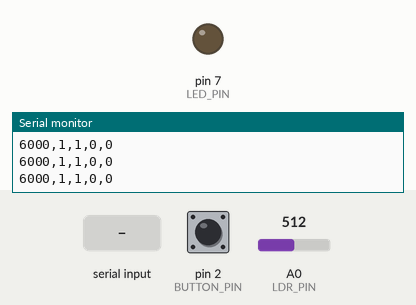
Bench run of a sketch on a simulated Arduino Uno, built with avr-gcc and run on an emulated ATmega328P. Parts: output pins drawn as LEDs (lit = HIGH), the last lines printed to the serial monitor. Dashed ring = blinking. The inputs (shaded band) are chosen by the test bench; at power-on: A0 (LDR_PIN) = 512, pin 2 (BUTTON_PIN) HIGH.

Above: at 1.2 s.
1.3 s: A0 (LDR_PIN) set to 483
At 1.6 s:
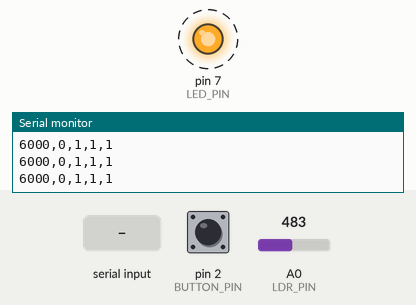
4.3 s: pin 2 (BUTTON_PIN) pulled LOW for 0.15 s
5.9 s: "90,45\n" received over Serial
At 8.1 s:
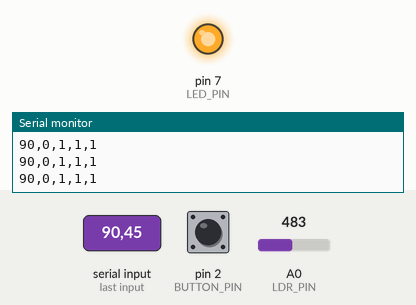
8.9 s: "30,150\n" received over Serial
11.9 s: A0 (LDR_PIN) set to 510
13.4 s: A0 (LDR_PIN) set to 490
At 14.2 s:
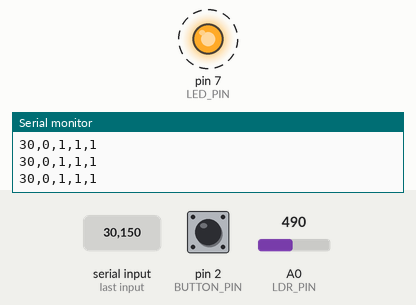
Timing chart, 0 to 17.4 s (numbered marks = the images above; inputs shaded):
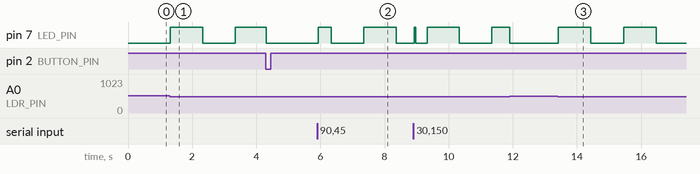

The sketch:

IoT-Tinkercad-SmartLighting.ino
```cpp
const int LDR_PIN = A0;
const int LED_PIN = 7;
const int BUTTON_PIN = 2;

const unsigned int ldrThreshold = 500;
const unsigned int blinkDuration = 2000;
unsigned long autoModeRevertDelay = 6000;
unsigned long blink_time;
unsigned long push_time;
bool firstPush = false;
bool previous_ldr_status = 0; //1: light mode, 0: night mode
bool autoModeSwitchByTimer = true;
bool is_light_condition = true;
bool is_auto_mode = true;
bool is_push_online_button = false;
unsigned long autoModeRevertDelay_online = 6000;

// Variables to store the LED and button states
bool blinkState = false;
bool ledState = false;       // LED initially off
bool buttonState = false;    // Current state of the button
bool lastButtonState = false; // Previous state of the button

void setup(){
  Serial.begin(9600);
  pinMode(BUTTON_PIN, INPUT);
  pinMode(LED_PIN, OUTPUT);
  pinMode(LDR_PIN, INPUT);
}

void loop(){
  // Auto Mode
  // Day condition
  if(analogRead(LDR_PIN) > ldrThreshold){
    if(previous_ldr_status == 0){
    	digitalWrite(LED_PIN, LOW);
    	ledState = false;
      	blinkState = false;
      	is_auto_mode = true;
    }
    if(autoModeSwitchByTimer && (millis() - push_time >= autoModeRevertDelay)){
    	digitalWrite(LED_PIN, LOW);
      	ledState = false;
      	blinkState = false;
      	is_auto_mode = true;
    }
    is_light_condition = true;
  	previous_ldr_status = 1;
  }
  // Night condition
  else{
    if(previous_ldr_status == 1){
  		blink_time = millis();
        firstPush = false;
      	is_auto_mode = true;
  	}
    if(firstPush == false){
      	digitalWrite(LED_PIN, ((millis() - blink_time) % blinkDuration < (blinkDuration / 2))? HIGH : LOW);
		ledState = ((millis() - blink_time) % blinkDuration < (blinkDuration / 2))? true : false;
    	blinkState = true;
      	is_auto_mode = true;
    }
    if(autoModeSwitchByTimer && (millis() - push_time >= autoModeRevertDelay)){
    	digitalWrite(LED_PIN, ((millis() - blink_time) % blinkDuration < (blinkDuration / 2))? HIGH : LOW);
      	ledState = ((millis() - blink_time) % blinkDuration < (blinkDuration / 2))? true : false;
      	blinkState = true;
      	is_auto_mode = true;
    }
    is_light_condition = false;
    previous_ldr_status = 0;
  }

  // Manual Mode
  buttonState = digitalRead(BUTTON_PIN);
  if(buttonState == LOW && lastButtonState == HIGH) {
    if(blinkState == true){
      ledState = HIGH;
    }
    push_time = millis();
    firstPush = true;
    blinkState = false;

    ledState = !ledState;
    digitalWrite(LED_PIN, ledState ? HIGH : LOW);
    is_auto_mode = false;
  }

  lastButtonState = buttonState;

  // Send data to Flask
  Serial.print(autoModeRevertDelay); Serial.print(",");
  Serial.print(is_light_condition); Serial.print(",");
  Serial.print(is_auto_mode); Serial.print(",");
  Serial.print(blinkState); Serial.print(",");
  Serial.print(ledState);
  Serial.println(); // Marks end of data

  // Check for incoming data from Flask
  if(Serial.available() > 0) {
    //autoModeRevertDelay_online = Serial.parseInt();
    //is_push_online_button = Serial.parseInt();

    // Read the entire line of input
    String dataString = Serial.readStringUntil('\n');  // Read until newline character

    // Find the index of the comma
    int commaIndex = dataString.indexOf(',');

    if (commaIndex != -1) {
        // Extract and convert the autoModeRevertDelay_online part
        String delayString = dataString.substring(0, commaIndex);
        autoModeRevertDelay_online = atol(delayString.c_str());

        // Extract and convert the is_push_online_button part
        String pushButtonString = dataString.substring(commaIndex + 1);
        is_push_online_button = pushButtonString.toInt();  // Convert to int
  	}
  }
  if(autoModeRevertDelay_online > 0){
	autoModeRevertDelay = autoModeRevertDelay_online;
    autoModeSwitchByTimer = true;
  }
  else if(autoModeRevertDelay_online == 0){
  	autoModeRevertDelay = 0;
    autoModeSwitchByTimer = false;
  }
  if(is_push_online_button == 1){
    push_time = millis();
    firstPush = true;
    blinkState = false;

    ledState = !ledState;
    digitalWrite(LED_PIN, ledState ? HIGH : LOW);
    is_auto_mode = false;
    is_push_online_button = 0;
  }

  delay(50);
}


/*
Format dữ liệu gửi từ Arduino tới Website
"<timeout>,<is_DayCondition>,<is_autoMode>,
<is_blinking>,<is_LED_ON>\n"

-------------------------------------------
Format dữ liệu gửi từ Website tới Arduino
"<timeout>,<is_pressedButton>\n"

*/
```

Measured:
- the behaviour switches between 501 and 500 on A0 (LDR_PIN) (found by bisection; images 0 and 1)
- after the input at 1.3 s, pin 7 (LED_PIN): LOW → HIGH at once, → LOW 1.0 s later, → HIGH 1.0 s later
- after the input at 5.9 s, pin 7 (LED_PIN): LOW → HIGH at once, → LOW 0.40 s later, → HIGH 1.0 s later, → LOW 1.0 s later
- after the input at 13.4 s, pin 7 (LED_PIN): alternates HIGH for 1.0 s and LOW for 1.0 s, starting at once
